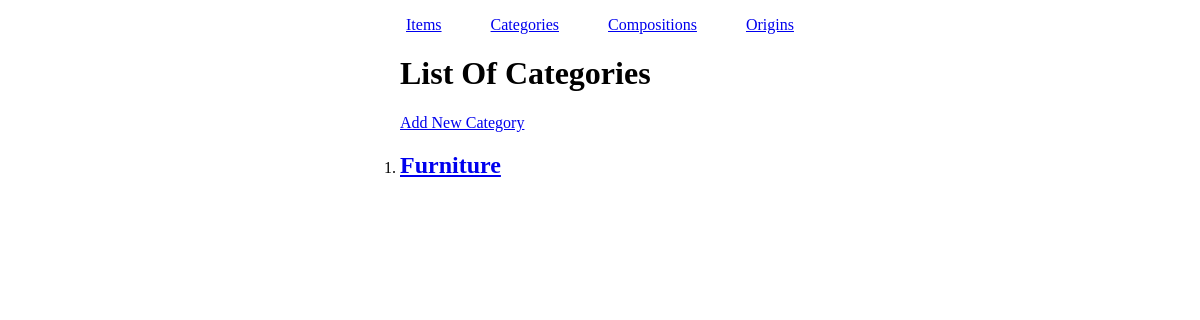
/cms/categories.php, run on an earlier commit of the app's database.
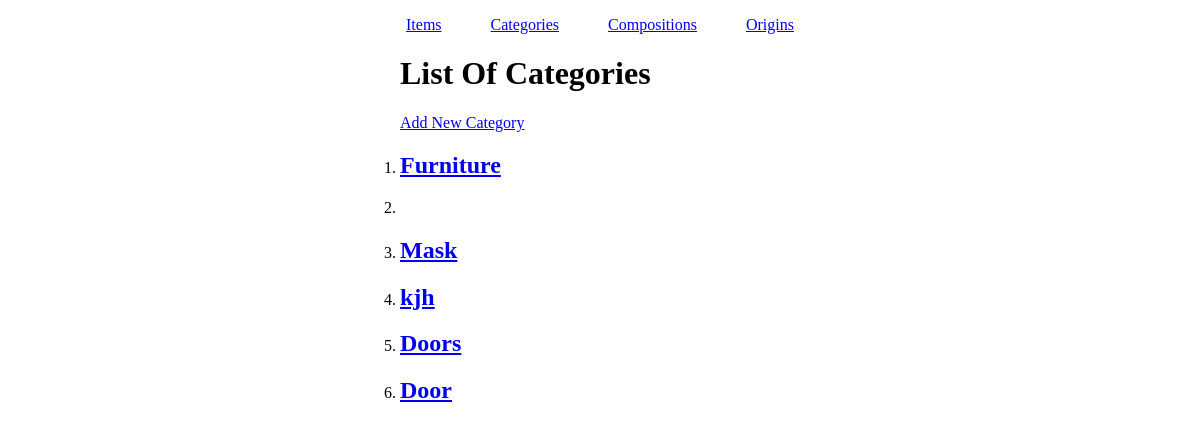
And on a later commit of the database.
### tables this page shows
CREATE TABLE IF NOT EXISTS `categories` (
  `categoryID` int(11) NOT NULL,
  `categoryName` varchar(255) NOT NULL
);

### cms/categories.php (the view, shortened to what this page needs)
<?php
require('../conn/connAntiques.php');
$query = "SELECT * FROM categories";
$result = mysqli_query($conn, $query);
?><!DOCTYPE html>
<html lang="en-us">
<head>
    <link href="css/cms.css" rel="stylesheet">
    <link href="https://stackpath.bootstrapcdn.com/font-awesome/4.7.0/css/font-awesome.min.css" rel="stylesheet">
</head>
<body>
  <div id="container">
    <?php require('includes/menu.php'); ?>
    <h1>List Of Categories</h1>
    <p><a href="category.php">Add New Category</a></p>
    <ol class="item-listing">
      <?php while ($row = mysqli_fetch_array($result)): ?>
      <li>
        <h2><a href="category.php?categoryID=<?= $row['categoryID']; ?>"><?= $row['categoryName']; ?></a></h2>
      </li>
      <?php endwhile; ?>
    </ol>
  </div>
</body>
</html>

What changed in the data, as far as the page shows it:
added categories: categoryName "Mask"
added categories: categoryName "kjh"
added categories: categoryName "Doors"
added categories: categoryName "Door"
